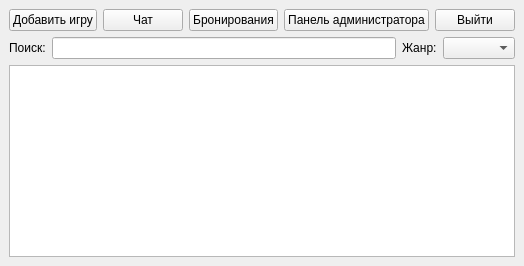
<?xml version="1.0" encoding="UTF-8"?>
<ui version="4.0">
 <class>MainWindow</class>
 <widget class="QMainWindow" name="MainWindow">
  <property name="windowTitle">
   <string>Система Управления Коллекцией Настольных Игр</string>
  </property>
  <widget class="QWidget" name="centralwidget">
   <layout class="QVBoxLayout" name="verticalLayout">
    <item>
     <layout class="QHBoxLayout" name="toolbarLayout">
      <item>
       <widget class="QPushButton" name="addGameButton">
        <property name="text">
         <string>Добавить игру</string>
        </property>
       </widget>
      </item>
      <item>
       <widget class="QPushButton" name="chatButton">
        <property name="text">
         <string>Чат</string>
        </property>
       </widget>
      </item>
      <item>
       <widget class="QPushButton" name="borrowingsButton">
        <property name="text">
         <string>Бронирования</string>
        </property>
       </widget>
      </item>
      <item>
       <widget class="QPushButton" name="adminPanelButton">
        <property name="text">
         <string>Панель администратора</string>
        </property>
       </widget>
      </item>
      <item>
       <widget class="QPushButton" name="logoutButton">
        <property name="text">
         <string>Выйти</string>
        </property>
       </widget>
      </item>
     </layout>
    </item>
    <item>
     <layout class="QHBoxLayout" name="searchFilterLayout">
      <item>
       <widget class="QLabel" name="searchLabel">
        <property name="text">
         <string>Поиск:</string>
        </property>
       </widget>
      </item>
      <item>
       <widget class="QLineEdit" name="searchLineEdit"/>
      </item>
      <item>
       <widget class="QLabel" name="genreLabel">
        <property name="text">
         <string>Жанр:</string>
        </property>
       </widget>
      </item>
      <item>
       <widget class="QComboBox" name="genreComboBox"/>
      </item>
     </layout>
    </item>
    <item>
     <widget class="QTableView" name="gamesTableView"/>
    </item>
   </layout>
  </widget>
 </widget>
 <resources/>
 <connections/>
</ui>
